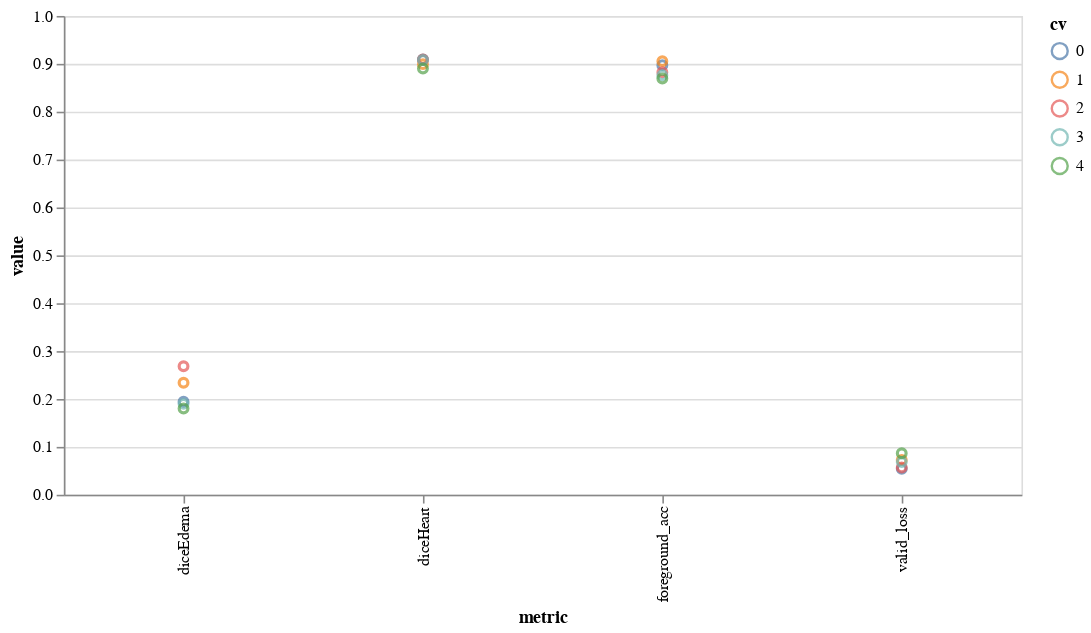

Notebook source saved alongside this figure:
### Code cell
(alt.Chart(cv_results_long)
  .mark_point()
  .encode(x='metric', y='value', color='cv:N')
  .properties(width=600, height=300)
  .interactive())

### Figure 1 — Vega-Lite specification as saved in the notebook (floating-point values rounded to 4 significant figures)
{"config": {"view": {"continuousWidth": 400, "continuousHeight": 300}}, "data": {"name": "data-eb7fc0f2700bc83540f45aa9b989673a"}, "mark": "point", "encoding": {"color": {"type": "nominal", "field": "cv"}, "x": {"type": "nominal", "field": "metric"}, "y": {"type": "quantitative", "field": "value"}}, "height": 300, "selection": {"selector001": {"type": "interval", "bind": "scales", "encodings": ["x", "y"]}}, "width": 600, "$schema": "https://vega.github.io/schema/vega-lite/v4.8.1.json", "datasets": {"data-eb7fc0f2700bc83540f45aa9b989673a": [{"cv": 0, "metric": "valid_loss", "value": 0.05416}, {"cv": 0, "metric": "foreground_acc", "value": 0.8973}, {"cv": 0, "metric": "diceHeart", "value": 0.909}, {"cv": 0, "metric": "diceEdema", "value": 0.1943}, {"cv": 1, "metric": "valid_loss", "value": 0.0728}, {"cv": 1, "metric": "foreground_acc", "value": 0.9053}, {"cv": 1, "metric": "diceHeart", "value": 0.8994}, {"cv": 1, "metric": "diceEdema", "value": 0.2338}, {"cv": 2, "metric": "valid_loss", "value": 0.05689}, {"cv": 2, "metric": "foreground_acc", "value": 0.8826}, {"cv": 2, "metric": "diceHeart", "value": 0.9089}, {"cv": 2, "metric": "diceEdema", "value": 0.2683}, {"cv": 3, "metric": "valid_loss", "value": 0.06837}, {"cv": 3, "metric": "foreground_acc", "value": 0.8763}, {"cv": 3, "metric": "diceHeart", "value": 0.908}, {"cv": 3, "metric": "diceEdema", "value": 0.1898}, {"cv": 4, "metric": "valid_loss", "value": 0.08664}, {"cv": 4, "metric": "foreground_acc", "value": 0.8695}, {"cv": 4, "metric": "diceHeart", "value": 0.8903}, {"cv": 4, "metric": "diceEdema", "value": 0.1803}]}}
